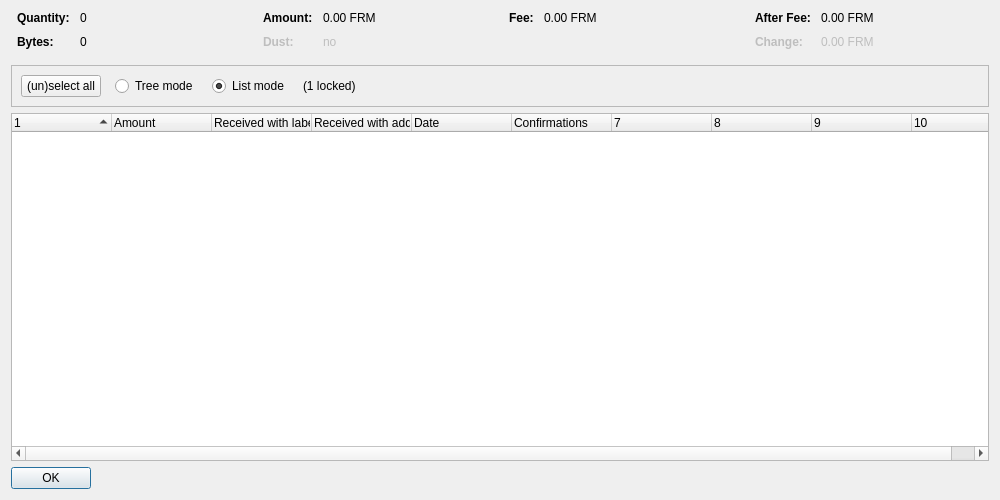
<?xml version="1.0" encoding="UTF-8"?>
<ui version="4.0">
 <class>CoinControlDialog</class>
 <widget class="QDialog" name="CoinControlDialog">
  <property name="geometry">
   <rect>
    <x>0</x>
    <y>0</y>
    <width>1000</width>
    <height>500</height>
   </rect>
  </property>
  <property name="windowTitle">
   <string>Coin Selection</string>
  </property>
  <layout class="QVBoxLayout" name="verticalLayout">
   <item>
    <layout class="QHBoxLayout" name="horizontalLayoutTop" stretch="0,0,0,0">
     <property name="topMargin">
      <number>0</number>
     </property>
     <property name="bottomMargin">
      <number>10</number>
     </property>
     <item>
      <layout class="QFormLayout" name="formLayoutCoinControl1">
       <property name="horizontalSpacing">
        <number>10</number>
       </property>
       <property name="verticalSpacing">
        <number>10</number>
       </property>
       <property name="leftMargin">
        <number>6</number>
       </property>
       <property name="rightMargin">
        <number>6</number>
       </property>
       <item row="0" column="0">
        <widget class="QLabel" name="labelCoinControlQuantityText">
         <property name="font">
          <font>
           <weight>75</weight>
           <bold>true</bold>
          </font>
         </property>
         <property name="text">
          <string>Quantity:</string>
         </property>
        </widget>
       </item>
       <item row="0" column="1">
        <widget class="QLabel" name="labelCoinControlQuantity">
         <property name="cursor">
          <cursorShape>IBeamCursor</cursorShape>
         </property>
         <property name="contextMenuPolicy">
          <enum>Qt::ActionsContextMenu</enum>
         </property>
         <property name="text">
          <string notr="true">0</string>
         </property>
         <property name="textInteractionFlags">
          <set>Qt::LinksAccessibleByMouse|Qt::TextSelectableByKeyboard|Qt::TextSelectableByMouse</set>
         </property>
        </widget>
       </item>
       <item row="1" column="0">
        <widget class="QLabel" name="labelCoinControlBytesText">
         <property name="font">
          <font>
           <weight>75</weight>
           <bold>true</bold>
          </font>
         </property>
         <property name="text">
          <string>Bytes:</string>
         </property>
        </widget>
       </item>
       <item row="1" column="1">
        <widget class="QLabel" name="labelCoinControlBytes">
         <property name="cursor">
          <cursorShape>IBeamCursor</cursorShape>
         </property>
         <property name="contextMenuPolicy">
          <enum>Qt::ActionsContextMenu</enum>
         </property>
         <property name="text">
          <string notr="true">0</string>
         </property>
         <property name="textInteractionFlags">
          <set>Qt::LinksAccessibleByMouse|Qt::TextSelectableByKeyboard|Qt::TextSelectableByMouse</set>
         </property>
        </widget>
       </item>
      </layout>
     </item>
     <item>
      <layout class="QFormLayout" name="formLayoutCoinControl2">
       <property name="horizontalSpacing">
        <number>10</number>
       </property>
       <property name="verticalSpacing">
        <number>10</number>
       </property>
       <property name="leftMargin">
        <number>6</number>
       </property>
       <property name="rightMargin">
        <number>6</number>
       </property>
       <item row="0" column="0">
        <widget class="QLabel" name="labelCoinControlAmountText">
         <property name="font">
          <font>
           <weight>75</weight>
           <bold>true</bold>
          </font>
         </property>
         <property name="text">
          <string>Amount:</string>
         </property>
        </widget>
       </item>
       <item row="0" column="1">
        <widget class="QLabel" name="labelCoinControlAmount">
         <property name="cursor">
          <cursorShape>IBeamCursor</cursorShape>
         </property>
         <property name="contextMenuPolicy">
          <enum>Qt::ActionsContextMenu</enum>
         </property>
         <property name="text">
          <string notr="true">0.00 FRM</string>
         </property>
         <property name="textInteractionFlags">
          <set>Qt::LinksAccessibleByMouse|Qt::TextSelectableByKeyboard|Qt::TextSelectableByMouse</set>
         </property>
        </widget>
       </item>
       <item row="1" column="0">
        <widget class="QLabel" name="labelCoinControlLowOutputText">
         <property name="enabled">
          <bool>false</bool>
         </property>
         <property name="font">
          <font>
           <weight>75</weight>
           <bold>true</bold>
          </font>
         </property>
         <property name="text">
          <string>Dust:</string>
         </property>
        </widget>
       </item>
       <item row="1" column="1">
        <widget class="QLabel" name="labelCoinControlLowOutput">
         <property name="enabled">
          <bool>false</bool>
         </property>
         <property name="cursor">
          <cursorShape>IBeamCursor</cursorShape>
         </property>
         <property name="contextMenuPolicy">
          <enum>Qt::ActionsContextMenu</enum>
         </property>
         <property name="text">
          <string notr="true">no</string>
         </property>
         <property name="textInteractionFlags">
          <set>Qt::LinksAccessibleByMouse|Qt::TextSelectableByKeyboard|Qt::TextSelectableByMouse</set>
         </property>
        </widget>
       </item>
      </layout>
     </item>
     <item>
      <layout class="QFormLayout" name="formLayoutCoinControl3">
       <property name="horizontalSpacing">
        <number>10</number>
       </property>
       <property name="verticalSpacing">
        <number>10</number>
       </property>
       <property name="leftMargin">
        <number>6</number>
       </property>
       <property name="rightMargin">
        <number>6</number>
       </property>
       <item row="0" column="0">
        <widget class="QLabel" name="labelCoinControlFeeText">
         <property name="font">
          <font>
           <weight>75</weight>
           <bold>true</bold>
          </font>
         </property>
         <property name="text">
          <string>Fee:</string>
         </property>
        </widget>
       </item>
       <item row="0" column="1">
        <widget class="QLabel" name="labelCoinControlFee">
         <property name="cursor">
          <cursorShape>IBeamCursor</cursorShape>
         </property>
         <property name="contextMenuPolicy">
          <enum>Qt::ActionsContextMenu</enum>
         </property>
         <property name="text">
          <string notr="true">0.00 FRM</string>
         </property>
         <property name="textInteractionFlags">
          <set>Qt::LinksAccessibleByMouse|Qt::TextSelectableByKeyboard|Qt::TextSelectableByMouse</set>
         </property>
        </widget>
       </item>
      </layout>
     </item>
     <item>
      <layout class="QFormLayout" name="formLayoutCoinControl4">
       <property name="horizontalSpacing">
        <number>10</number>
       </property>
       <property name="verticalSpacing">
        <number>10</number>
       </property>
       <property name="leftMargin">
        <number>6</number>
       </property>
       <property name="rightMargin">
        <number>6</number>
       </property>
       <item row="0" column="0">
        <widget class="QLabel" name="labelCoinControlAfterFeeText">
         <property name="font">
          <font>
           <weight>75</weight>
           <bold>true</bold>
          </font>
         </property>
         <property name="text">
          <string>After Fee:</string>
         </property>
        </widget>
       </item>
       <item row="0" column="1">
        <widget class="QLabel" name="labelCoinControlAfterFee">
         <property name="cursor">
          <cursorShape>IBeamCursor</cursorShape>
         </property>
         <property name="contextMenuPolicy">
          <enum>Qt::ActionsContextMenu</enum>
         </property>
         <property name="text">
          <string notr="true">0.00 FRM</string>
         </property>
         <property name="textInteractionFlags">
          <set>Qt::LinksAccessibleByMouse|Qt::TextSelectableByKeyboard|Qt::TextSelectableByMouse</set>
         </property>
        </widget>
       </item>
       <item row="1" column="0">
        <widget class="QLabel" name="labelCoinControlChangeText">
         <property name="enabled">
          <bool>false</bool>
         </property>
         <property name="font">
          <font>
           <weight>75</weight>
           <bold>true</bold>
          </font>
         </property>
         <property name="text">
          <string>Change:</string>
         </property>
        </widget>
       </item>
       <item row="1" column="1">
        <widget class="QLabel" name="labelCoinControlChange">
         <property name="enabled">
          <bool>false</bool>
         </property>
         <property name="cursor">
          <cursorShape>IBeamCursor</cursorShape>
         </property>
         <property name="contextMenuPolicy">
          <enum>Qt::ActionsContextMenu</enum>
         </property>
         <property name="text">
          <string notr="true">0.00 FRM</string>
         </property>
         <property name="textInteractionFlags">
          <set>Qt::LinksAccessibleByMouse|Qt::TextSelectableByKeyboard|Qt::TextSelectableByMouse</set>
         </property>
        </widget>
       </item>
      </layout>
     </item>
    </layout>
   </item>
   <item>
    <widget class="QFrame" name="frame">
     <property name="minimumSize">
      <size>
       <width>0</width>
       <height>40</height>
      </size>
     </property>
     <property name="frameShape">
      <enum>QFrame::StyledPanel</enum>
     </property>
     <property name="frameShadow">
      <enum>QFrame::Sunken</enum>
     </property>
     <layout class="QHBoxLayout" name="horizontalLayout">
      <item>
       <layout class="QHBoxLayout" name="horizontalLayoutPanel" stretch="0,0,0,0,0">
        <property name="spacing">
         <number>14</number>
        </property>
        <item>
         <widget class="QPushButton" name="pushButtonSelectAll">
          <property name="sizePolicy">
           <sizepolicy hsizetype="Maximum" vsizetype="Fixed">
            <horstretch>0</horstretch>
            <verstretch>0</verstretch>
           </sizepolicy>
          </property>
          <property name="text">
           <string>(un)select all</string>
          </property>
          <property name="autoDefault">
           <bool>false</bool>
          </property>
         </widget>
        </item>
        <item>
         <widget class="QRadioButton" name="radioTreeMode">
          <property name="sizePolicy">
           <sizepolicy hsizetype="Maximum" vsizetype="Fixed">
            <horstretch>0</horstretch>
            <verstretch>0</verstretch>
           </sizepolicy>
          </property>
          <property name="text">
           <string>Tree mode</string>
          </property>
         </widget>
        </item>
        <item>
         <widget class="QRadioButton" name="radioListMode">
          <property name="sizePolicy">
           <sizepolicy hsizetype="Maximum" vsizetype="Fixed">
            <horstretch>0</horstretch>
            <verstretch>0</verstretch>
           </sizepolicy>
          </property>
          <property name="text">
           <string>List mode</string>
          </property>
          <property name="checked">
           <bool>true</bool>
          </property>
         </widget>
        </item>
        <item>
         <widget class="QLabel" name="labelLocked">
          <property name="text">
           <string notr="true">(1 locked)</string>
          </property>
         </widget>
        </item>
        <item>
         <spacer name="horizontalSpacer">
          <property name="orientation">
           <enum>Qt::Horizontal</enum>
          </property>
          <property name="sizeHint" stdset="0">
           <size>
            <width>40</width>
            <height>20</height>
           </size>
          </property>
         </spacer>
        </item>
       </layout>
      </item>
     </layout>
    </widget>
   </item>
   <item>
    <widget class="CoinControlTreeWidget" name="treeWidget">
     <property name="contextMenuPolicy">
      <enum>Qt::CustomContextMenu</enum>
     </property>
     <property name="sortingEnabled">
      <bool>false</bool>
     </property>
     <property name="columnCount">
      <number>10</number>
     </property>
     <attribute name="headerShowSortIndicator" stdset="0">
      <bool>true</bool>
     </attribute>
     <attribute name="headerStretchLastSection">
      <bool>false</bool>
     </attribute>
     <column>
      <property name="text">
       <string/>
      </property>
     </column>
     <column>
      <property name="text">
       <string>Amount</string>
      </property>
     </column>
     <column>
      <property name="text">
       <string>Received with label</string>
      </property>
     </column>
     <column>
      <property name="text">
       <string>Received with address</string>
      </property>
     </column>
     <column>
      <property name="text">
       <string>Date</string>
      </property>
     </column>
     <column>
      <property name="text">
       <string>Confirmations</string>
      </property>
      <property name="toolTip">
       <string>Confirmed</string>
      </property>
     </column>
     <column>
      <property name="text">
       <string/>
      </property>
     </column>
     <column>
      <property name="text">
       <string/>
      </property>
     </column>
     <column>
      <property name="text">
       <string/>
      </property>
     </column>
     <column>
      <property name="text">
       <string/>
      </property>
     </column>
    </widget>
   </item>
   <item>
    <widget class="QDialogButtonBox" name="buttonBox">
     <property name="sizePolicy">
      <sizepolicy hsizetype="Maximum" vsizetype="Fixed">
       <horstretch>0</horstretch>
       <verstretch>0</verstretch>
      </sizepolicy>
     </property>
     <property name="orientation">
      <enum>Qt::Horizontal</enum>
     </property>
     <property name="standardButtons">
      <set>QDialogButtonBox::Ok</set>
     </property>
    </widget>
   </item>
  </layout>
 </widget>
 <customwidgets>
  <customwidget>
   <class>CoinControlTreeWidget</class>
   <extends>QTreeWidget</extends>
   <header>coincontroltreewidget.h</header>
  </customwidget>
 </customwidgets>
 <resources/>
 <connections/>
</ui>
